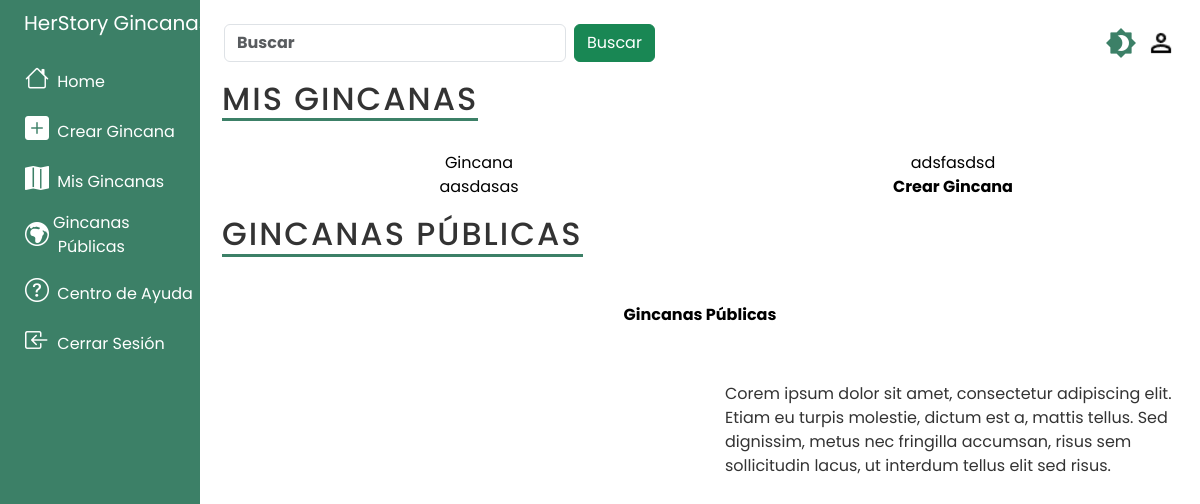
Before: /home/ (signed in) with the older database file.
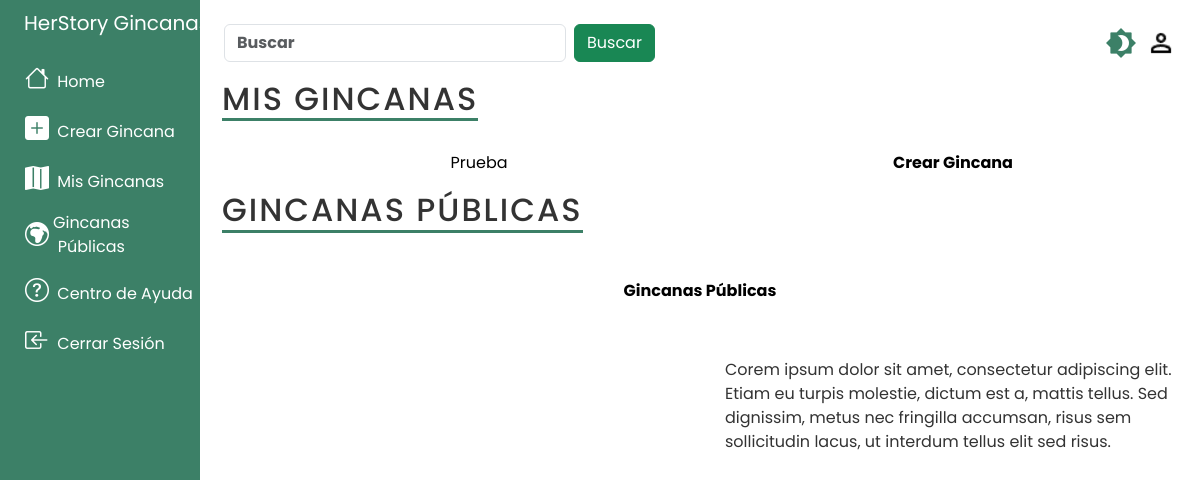
After: the same page with the newer database file.
### tasks/models.py (models this page shows, shortened)
class Profesor(AbstractBaseUser):
    GENDER_CHOICES = (
        ('H', 'Hombre'),
        ('M', 'Mujer'),
        ('O', 'Otro')
    )
    COUNTRY_CHOICES = (
        ("AF", "Afghanistan"),
        ("AX", "Åland Islands"),
        ("AL", "Albania"),
        ("DZ", "Algeria"),
        ("AS", "American Samoa"),
        ("AD", "Andorra"),
        ("AO", "Angola"),
        ("AI", "Anguilla"),
        ("AQ", "Antarctica"),
        ("AG", "Antigua and Barbuda"),
        ("AR", "Argentina"),
        ("AM", "Armenia"),
        ("AW", "Aruba"),
        ("AU", "Australia"),
        ("AT", "Austria"),
        ("AZ", "Azerbaijan"),
        ("BS", "Bahamas"),
        ("BH", "Bahrain"),
        ("BD", "Bangladesh"),
        ("BB", "Barbados"),
        ("BY", "Belarus"),
        ("BE", "Belgium"),
        ("BZ", "Belize"),
        ("BJ", "Benin"),
        ("BM", "Bermuda"),
        ("BT", "Bhutan"),
        ("BO", "Bolivia (Plurinational State of)"),
        ("BQ", "Bonaire, Sint Eustatius and Saba"),
        ("BA", "Bosnia and Herzegovina"),
        ("BW", "Botswana"),
        ("BV", "Bouvet Island"),
        ("BR", "Brazil"),
        ("IO", "British Indian Ocean Territory"),
        ("BN", "Brunei Darussalam"),
        ("BG", "Bulgaria"),
        ("BF", "Burkina Faso"),
        ("BI", "Burundi"),
        ("CV", "Cabo Verde"),
        ("KH", "Cambodia"),
        ("CM", "Cameroon"),
        ("CA", "Canada"),
        ("KY", "Cayman Islands"),
        ("CF", "Central African Republic"),
        ("TD", "Chad"),
        ("CL", "Chile"),
        ("CN", "China"),
        ("CX", "Christmas Island"),
        ("CC", "Cocos (Keeling) Islands"),
        ("CO", "Colombia"),
        ("KM", "Comoros"),
        ("CG", "Congo"),
        ("CD", "Congo (the Democratic Republic of the)"),
        ("CK", "Cook Islands"),
        ("CR", "Costa Rica"),
        ("CI", "Côte d'Ivoire"),
        ("HR", "Croatia"),
        ("CU", "Cuba"),
        ("CW", "Curaçao"),
        ("CY", "Cyprus"),
        ("CZ", "Czechia"),
        ("DK", "Denmark"),
        ("DJ", "Djibouti"),
        ("DM", "Dominica"),
        ("DO", "Dominican Republic"),
        ("EC", "Ecuador"),
        ("EG", "Egypt"),
        ("SV", "El Salvador"),
        ("GQ", "Equatorial Guinea"),
        ("ER", "Eritrea"),
        ("EE", "Estonia"),
        ("SZ", "Eswatini"),
        ("ET", "Ethiopia"),
        ("FK", "Falkland Islands (Malvinas)"),
        ("FO", "Faroe Islands"),
        ("FJ", "Fiji"),
        ("FI", "Finland"),
        ("FR", "France"),
        ("GF", "French Guiana"),
        ("PF", "French Polynesia"),
        ("TF", "French Southern Territories"),
        ("GA", "Gabon"),
        ("GM", "Gambia"),
        ("GE", "Georgia"),
        ("DE", "Germany"),
        ("GH", "Ghana"),
        ("GI", "Gibraltar"),
        ("GR", "Greece"),
        ("GL", "Greenland"),
        ("GD", "Grenada"),
        ("GP", "Guadeloupe"),
        ("GU", "Guam"),
        ("GT", "Guatemala"),
        ("GG", "Guernsey"),
        ("GN", "Guinea"),
        ("GW", "Guinea-Bissau"),
        ("GY", "Guyana"),
        ("HT", "Haiti"),
        ("HM", "Heard Island and McDonald Islands"),
        ("VA", "Holy See"),
        ("HN", "Honduras"),
        ("HK", "Hong Kong"),
        ("HU", "Hungary"),
        ("IS", "Iceland"),
        ("IN", "India"),
        ("ID", "Indonesia"),
        ("IR", "Iran (Islamic Republic of)"),
        ("IQ", "Iraq"),
        ("IE", "Ireland"),
        ("IM", "Isle of Man"),
        ("IL", "Israel"),
        ("IT", "Italy"),
        ("JM", "Jamaica"),
        ("JP", "Japan"),
        ("JE", "Jersey"),
        ("JO", "Jordan"),
        ("KZ", "Kazakhstan"),
        ("KE", "Kenya"),
        ("KI", "Kiribati"),
        ("KP", "Korea (the Democratic People's Republic of)"),
        ("KR", "Korea (the Republic of)"),
        ("KW", "Kuwait"),
        ("KG", "Kyrgyzstan"),
        ("LA", "Lao People's Democratic Republic"),
        ("LV", "Latvia"),
        ("LB", "Lebanon"),
        ("LS", "Lesotho"),
        ("LR", "Liberia"),
        ("LY", "Libya"),
        ("LI", "Liechtenstein"),
        ("LT", "Lithuania"),
        ("LU", "Luxembourg"),
        ("MO", "Macao"),
        ("MG", "Madagascar"),
        ("MW", "Malawi"),
        ("MY", "Malaysia"),
        ("MV", "Maldives"),
        ("ML", "Mali"),
        ("MT", "Malta"),
        ("MH", "Marshall Islands"),
        ("MQ", "Martinique"),
        ("MR", "Mauritania"),
        ("MU", "Mauritius"),
        ("YT", "Mayotte"),
        ("MX", "Mexico"),
        ("FM", "Micronesia (Federated States of)"),
        ("MD", "Moldova (the Republic of)"),
        ("MC", "Monaco"),
        ("MN", "Mongolia"),
        ("ME", "Montenegro"),
        ("MS", "Montserrat"),
        ("MA", "Morocco"),
        ("MZ", "Mozambique"),
        ("MM", "Myanmar"),
        ("NA", "Namibia"),
        ("NR", "Nauru"),
        ("NP", "Nepal"),
        ("NL", "Netherlands"),
        ("NC", "New Caledonia"),
        ("NZ", "New Zealand"),
        ("NI", "Nicaragua"),
        ("NE", "Niger"),
        ("NG", "Nigeria"),
        ("NU", "Niue"),
        ("NF", "Norfolk Island"),
        ("MK", "North Macedonia"),
        ("MP", "Northern Mariana Islands"),
        ("NO", "Norway"),
        ("OM", "Oman"),
        ("PK", "Pakistan"),
        ("PW", "Palau"),
        ("PS", "Palestine, State of"),
        ("PA", "Panama"),
        ("PG", "Papua New Guinea"),
        ("PY", "Paraguay"),
        ("PE", "Peru"),
        ("PH", "Philippines"),
        ("PN", "Pitcairn"),
        ("PL", "Poland"),
        ("PT", "Portugal"),
        ("PR", "Puerto Rico"),
        ("QA", "Qatar"),
        ("RE", "Réunion"),
        ("RO", "Romania"),
        ("RU", "Russian Federation"),
        ("RW", "Rwanda"),
        ("BL", "Saint Barthélemy"),
        ("SH", "Saint Helena, Ascension and Tristan da Cunha"),
        ("KN", "Saint Kitts and Nevis"),
        ("LC", "Saint Lucia"),
        ("MF", "Saint Martin (French part)"),
        ("PM", "Saint Pierre and Miquelon"),
        ("VC", "Saint Vincent and the Grenadines"),
        ("WS", "Samoa"),
        ("SM", "San Marino"),
        ("ST", "Sao Tome and Principe"),
        ("SA", "Saudi Arabia"),
        ("SN", "Senegal"),
        ("RS", "Serbia"),
        ("SC", "Seychelles"),
        ("SL", "Sierra Leone"),
        ("SG", "Singapore"),
        ("SX", "Sint Maarten (Dutch part)"),
        ("SK", "Slovakia"),
        ("SI", "Slovenia"),
        ("SB", "Solomon Islands"),
        ("SO", "Somalia"),
        ("ZA", "South Africa"),
        ("GS", "South Georgia and the South Sandwich Islands"),
        ("SS", "South Sudan"),
        ("ES", "Spain"),
        ("LK", "Sri Lanka"),
        ("SD", "Sudan"),
        ("SR", "Suriname"),
        ("SJ", "Svalbard and Jan Mayen"),
        ("SE", "Sweden"),
        ("CH", "Switzerland"),
        ("SY", "Syrian Arab Republic"),
        ("TW", "Taiwan (Province of China)"),
        ("TJ", "Tajikistan"),
        ("TZ", "Tanzania, the United Republic of"),
        ("TH", "Thailand"),
        ("TL", "Timor-Leste"),
        ("TG", "Togo"),
        ("TK", "Tokelau"),
        ("TO", "Tonga"),
        ("TT", "Trinidad and Tobago"),
        ("TN", "Tunisia"),
        ("TR", "Türkiye"),
        ("TM", "Turkmenistan"),
        ("TC", "Turks and Caicos Islands"),
        ("TV", "Tuvalu"),
        ("UG", "Uganda"),
        ("UA", "Ukraine"),
        ("AE", "United Arab Emirates"),
        ("GB", "United Kingdom of Great Britain and Northern Ireland"),
        ("UM", "United States Minor Outlying Islands"),
        ("US", "United States of America"),
        ("UY", "Uruguay"),
        ("UZ", "Uzbekistan"),
        ("VU", "Vanuatu"),
        ("VE", "Venezuela (Bolivarian Republic of)"),
        ("VN", "Viet Nam"),
        ("VG", "Virgin Islands (British)"),
        ("VI", "Virgin Islands (U.S.)"),
        ("WF", "Wallis and Futuna"),
        ("EH", "Western Sahara"),
        ("YE", "Yemen"),
        ("ZM", "Zambia"),
        ("ZW", "Zimbabwe"),
    )
    email = models.EmailField("Correo Electrónico", unique = True, max_length=254, primary_key=True)
    nombre = models.CharField("Nombre" ,max_length=200, null=True, blank=False)
    apellidos = models.CharField("Apellidos", max_length=200, null=True, blank=False)
    imagen = models.ImageField("Imagen de Perfil", default="usuario.png", upload_to='', null=True, blank=True)
    usuario_activo = models.BooleanField(default = True)
    usuario_administrador = models.BooleanField(default=False)
    usuario_verificado = models.BooleanField(default=False)
    fecha_nacimiento = models.DateField('Fecha de nacimiento', null=True, blank=False)
    genero = models.CharField("Género", max_length=1 , choices=GENDER_CHOICES, default='H', null=True)
    pais = models.CharField("País", max_length=2 , choices=COUNTRY_CHOICES, null=True)
    ciudad = models.CharField("Ciudad", max_length=200, null=True, blank=True)
    organizacion = models.CharField("Organizacion", max_length=200, null=True, blank=False)
    objects = Usuario()
    USERNAME_FIELD = 'email'
    REQUIRED_FIELDS = ['nombre', 'apellidos', 'fecha_nacimiento', 'genero', 'pais', 'ciudad', 'organizacion']

class Gincana(models.Model):
    titulo = models.CharField('Nombre de la gincana', max_length=100)
    descripcion = models.TextField('Descirpción de la gincana', blank=True)
    fecha = models.DateTimeField('Fecha de creación', auto_now_add=True)
    edicion = models.DateTimeField('Edición de la gincana', null=True, blank=True)
    duracion = models.TimeField('Duración', null=True, blank=True)
    visibilidad = models.BooleanField('Visibilidad de la gincana: ', default=False)
    activa = models.BooleanField('Actividad de la gincana', default=False)
    imagen = models.ImageField("Imagen de la gincana", default="mapa.png", upload_to='', null=True, blank=True)
    imagen_oscura = models.ImageField("Imagen oscura de la gincana", default="mapa_oscuro.png", upload_to='', null=True, blank=True)
    email_profesor = models.ForeignKey(Profesor, on_delete=models.CASCADE)

### tasks/views.py (the view)
# urls.py: 2. Add a URL to urlpatterns:  path('', views.home, name='home')
@login_required
def home(request):
    mis_gincanas = Gincana.objects.filter(email_profesor=request.user)
    gincanas_publicas = Gincana.objects.filter(visibilidad=True).order_by('-edicion')
    profesores = Profesor.objects.filter(email=request.user.email)
    dark_mode_cookie = request.COOKIES.get('darkModeEnabled')
    dark_mode_enabled = dark_mode_cookie if dark_mode_cookie is not None else False
    return render(request, 'home.html', {'mis_gincanas': mis_gincanas, 'gincanas_publicas': gincanas_publicas, 'profesores': profesores, 'darkModeEnabled': dark_mode_enabled})

### tasks/templates/home.html (shortened to what this page needs)
{% extends 'base.html' %}
{% block content %}
{% load static %}
<div class="container-in">
    <h1>Mis Gincanas</h1>
    <ul class="row">
        {% for mi_gincana in mis_gincanas %}
            {% if forloop.counter0 < 3 %}
                <div class="col">
                    <a href="{% url 'gincana' mi_gincana.id %}" class="gincana">
                        <div class="gincana-titulo">
                            {% if mi_gincana.visibilidad %}
                                <strong>{{mi_gincana.titulo}}</strong>
                            {% else %}
                                {{mi_gincana.titulo}}
                            {% endif %}
                        </div>
                    </a>
                </div>
            {% endif %}
        {% endfor %}
        <div class="col">
            <a href="{% url 'crear_gincana' %}" class="gincana">
                <div class="gincana-titulo">
                    <strong>Crear Gincana</strong>
                </div>
            </a>
        </div>
    </ul>
    <h1>Gincanas Públicas</h1>
    <div class="col">
        <a href="{% url 'gincanas_publicas' %}" class="gincana">
            <div class="gincana-titulo">
                <strong>Gincanas Públicas</strong>
            </div>
        </a>
    </div>
</div>
<footer class="footer">
    <div class="footer-group">
        <div class="footer-box">
        </div>
        <div class="footer-box">
            <p>
                Corem ipsum dolor sit amet, consectetur adipiscing elit.
                Etiam eu turpis molestie, dictum est a, mattis tellus.
                Sed dignissim, metus nec fringilla accumsan, risus sem sollicitudin lacus, ut interdum tellus elit sed risus.
            </p>
        </div>
    </div>
</div>
{% endblock %}

### tasks/templates/base.html (shortened to what the changed rows need)
<!DOCTYPE html>
{% load static %}
<html lang="es">
<head>
    <link rel="stylesheet" href="{% static 'scss/custom.css' %}">
    <link id="modo" rel="stylesheet" href="{% static 'scss/modo_claro.css' %}">
    <link href="https://cdn.jsdelivr.net/npm/bootstrap@5.3.3/dist/css/bootstrap.min.css" rel="stylesheet">
    <link rel="stylesheet" href="https://cdn.jsdelivr.net/npm/bootstrap-icons@1.11.3/font/bootstrap-icons.min.css">
    <link rel="stylesheet" href="https://unpkg.com/leaflet@1.9.4/dist/leaflet.css" />
</head>
<body>
    <div class="container-fluid">
        <div class="row flex-nowrap">
            <div class="col py-3">
                {% if user.is_authenticated %}
                <nav class="navbar sticky-top navegador">
                    <div class="container-fluid">
                        <div style="display: flex; justify-content: center;">
                            {% for profesor in profesores %}
                                <button id="dark-mode-toggle" style="border: none; background-color: transparent;">
                                    <img id="dark-mode-image" width="30" height="30" class="rounded-circle" src="{% static 'media/Modo_oscuro.png' %}" >
                                </button>
                                <a href="{% url 'profesor' profesor.email %}" class="d-flex align-items-center text-white text-decoration-none">
                                    <img width="30" height="30" class="rounded-circle" src="{{ profesor.imagen.url }}" >
                                </a>
                            {% endfor %}
                        </div>
                    </div>
                </nav>
                {% endif %}
                {% block content %}
                {% endblock %}
            </div>
        </div>
</body>
</html>

Changed rows visible on the page:
removed Gincana: titulo "Gincana"
removed Gincana: titulo "adsfasdsd"
removed Gincana: titulo "aasdasas"
added Gincana: titulo "Prueba"
